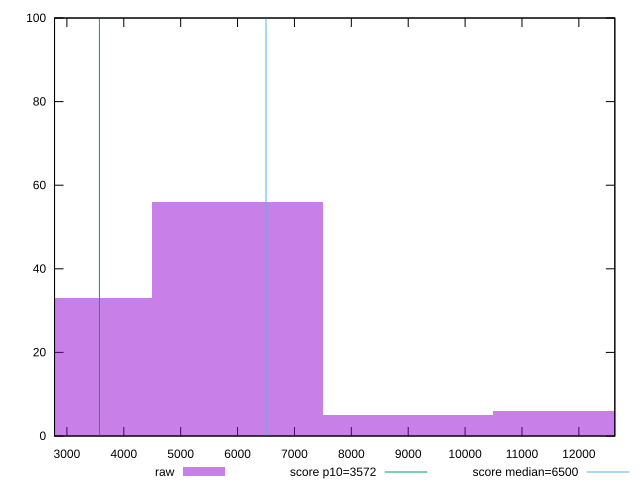

This figure's gnuplot source:
reset

$raw <<EOF
2998.214337784602 33
5996.428675569204 56
8994.643013353805 5
11992.857351138407 6
EOF

set key outside below
set boxwidth 2998.214337784602
set xrange [2782.5210000000006:12632.19]
set yrange [0:100]
set trange [0:100]
set style fill transparent solid 0.5 noborder

set parametric
set terminal svg size 640, 490 enhanced background rgb 'white'
set output "report_00009_2021-02-08T22-37-41.559Z/first-cpu-idle/samples/pages/raw/histogram.svg"

plot $raw title "raw" with boxes, \
     3572,t title "score p10=3572", \
     6500,t title "score median=6500"

reset
